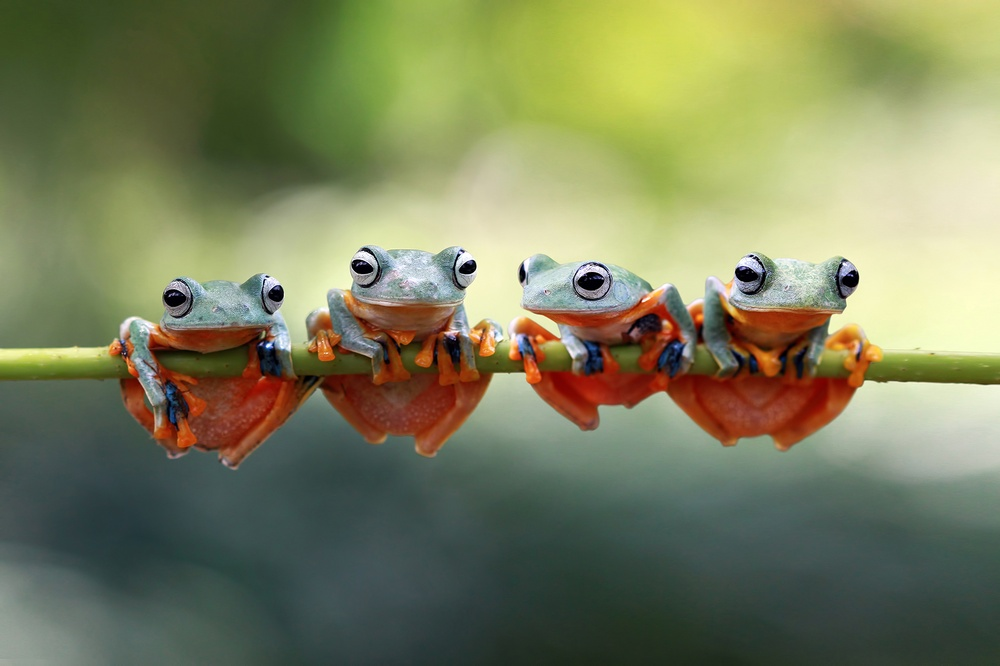
#> input picture object_detection/frog_all.jpg, 1000 x 666 px, shrunk from 2000 x 1333 before the run
$ python main.py
#> lines starting #> are read from the running program, lines starting #| are printed output that depends on the picture; after the words box and inside, x2 and y2 are one past the last pixel; in counts of white or black regions, pixels touching at a corner belong together
import cv2
import numpy as np
from matplotlib import pyplot as plt

img_rgb = cv2.imread('frog_all.jpg')
#> img_rgb is the input picture: shape (666, 1000, 3); mean B, G, R 92.7, 127.5, 122.6
img_gray = cv2.cvtColor(img_rgb, cv2.COLOR_BGR2GRAY)
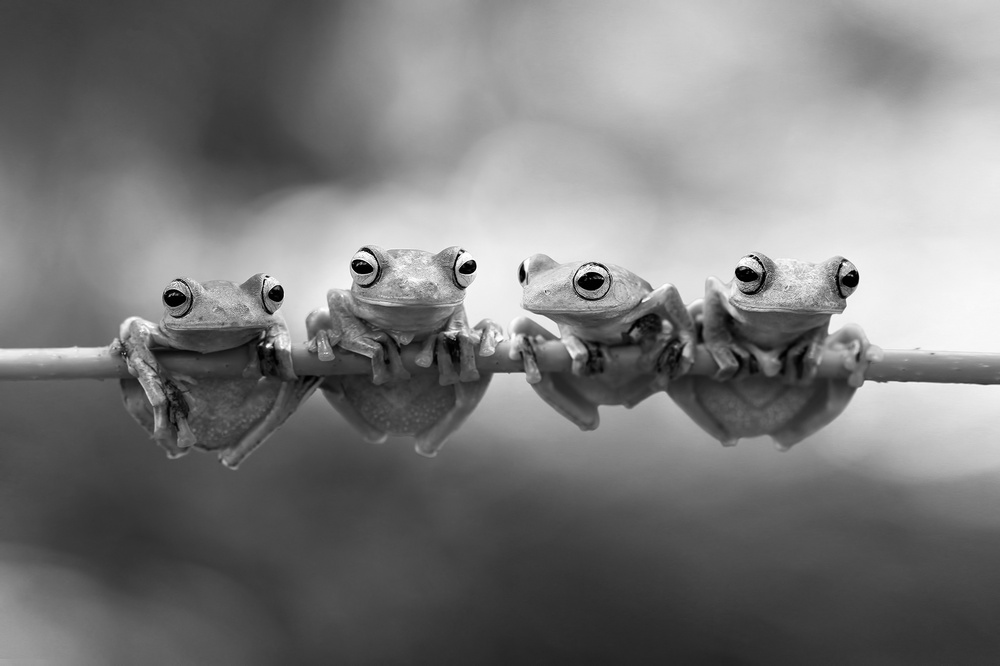
#> img_gray: shape (666, 1000); min 0, max 255, mean 122.1
template = cv2.imread('frog.jpg',0)
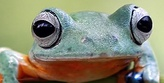
#> input picture object_detection/frog.jpg, 164 x 83 px, shrunk from 329 x 166 before the run
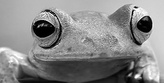
#> template: shape (83, 164); min 0, max 255, mean 135.6
w, h = template.shape[::-1]
#> w = 164; h = 83

res = cv2.matchTemplate(img_gray,template,cv2.TM_CCOEFF_NORMED)
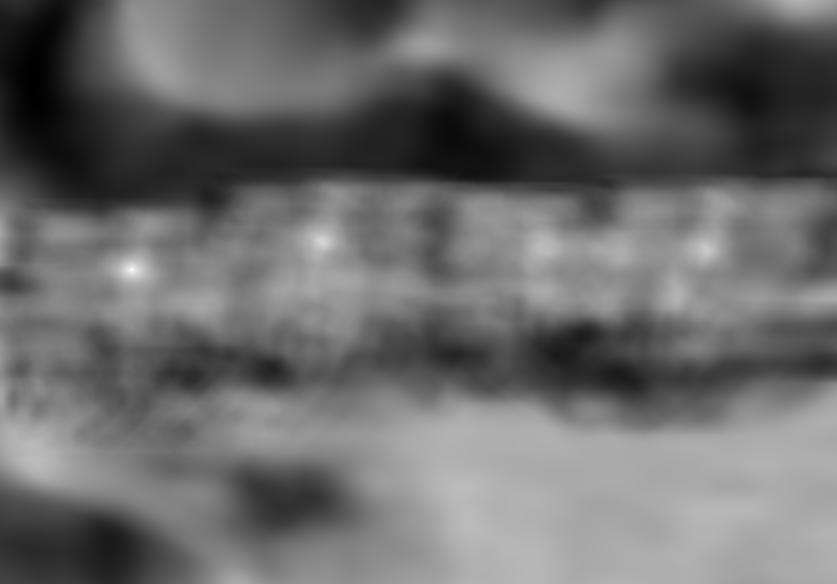
#> res: shape (584, 837) float32; min -0.627, max 0.986, mean 0.059; drawn with min black and max white
threshold = 0.6
loc = np.where( res >= threshold)
#> loc = 543 positions, rows 235 to 278, columns 121 to 710
for pt in zip(*loc[::-1]):
    cv2.rectangle(img_rgb, pt, (pt[0] + w, pt[1] + h), (0,0,255), 2)
#> this loop made 543 passes
#> pt on passes 1 to 3: (320, 235), (321, 235), (322, 235)
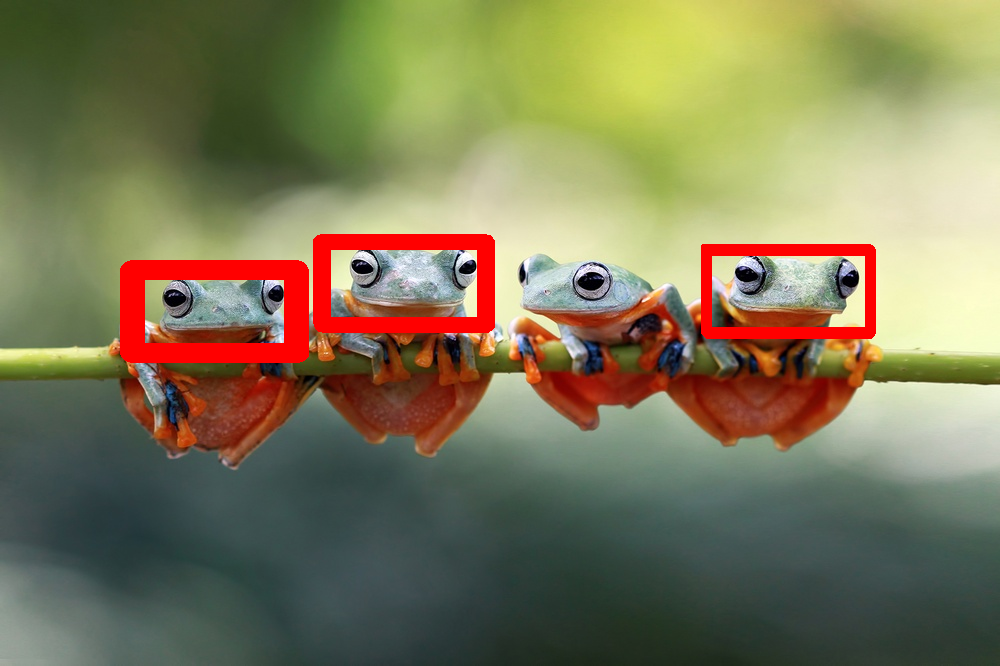
#> img_rgb: shape (666, 1000, 3); 3.67% of pixels changed, all inside (x1, y1, x2, y2) = (120, 234, 876, 363)

cv2.imwrite('frog_out.png',img_rgb)
